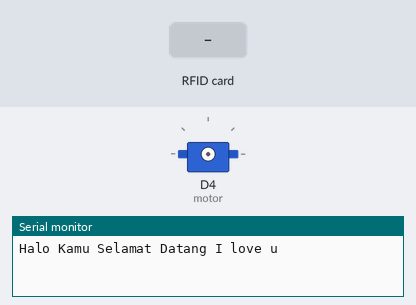
Bench run of a sketch on a simulated ESP8266 (NodeMCU). Parts: servo, the last lines printed to the serial monitor. Inputs (shaded band) come from the test bench. WiFi joins after 1.5 s; servers stay silent unless stated.

Above: at 3.0 s.
3.1 s: RFID card 04 EA F0 2B held to the reader
5.6 s: RFID card 5E 7A 19 C4 held to the reader
At 6.6 s:
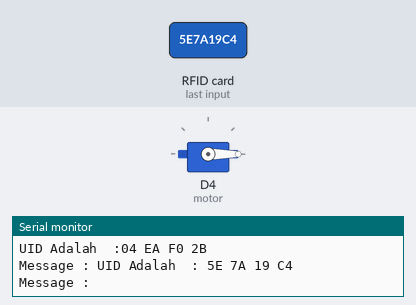
Timing chart, 0 to 8.6 s (numbered marks = the images above; inputs shaded):
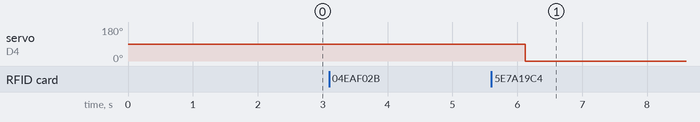

The sketch:

Card_connect.ino
```cpp
#define BLYNK_PRINT Serial
#include <SPI.h>
#include <ESP8266WiFi.h>
#include <BlynkSimpleEsp8266.h>
#include <MFRC522.h>
#include <Servo.h>

char auth[] = "**************************";
char ssid[] = "namahostpotmu";
char pass[] = "passwordhostpotmu";

#define SDA_PIN D2 //mendefinisikan SDA pin ke D2
#define RST_PIN D1 // Mendefinisikan RST pin ke D1
#define motor D4

Servo servo;

MFRC522 mfrc522(SDA_PIN, RST_PIN);// Setting mfrc dengan sda dan rst

WidgetLCD lcd(V1); // setting pin virtual LCD ke v1 di aplikasi blynk


void setup() {
  // put your setup code here, to run once:
  Serial.begin(9600);
  SPI.begin();
  Blynk.begin(auth, ssid, pass); // Inisiasi
  pinMode(motor, OUTPUT);

  Serial.println("Halo Kamu Selamat Datang I love u");
  Serial.println();

}

void loop() {
  // put your main code here, to run repeatedly:

  Blynk.run();
  if (! mfrc522.PICC_IsNewCardPresent())
  {
    return;
  }

  if ( ! mfrc522.PICC_ReadCardSerial())
  {
    return;
  }

  Serial.print("UID Adalah  :");
  String content = "";
  byte letter;

  for (byte i = 0; i < mfrc522.uid.size; i++)
  {
    Serial.print(mfrc522.uid.uidByte[i] < 0x10 ? "0" : " " );
    Serial.print(mfrc522.uid.uidByte[i], HEX);
    content.concat(String(mfrc522.uid.uidByte[i] < 0x10 ? " 0" : " "));
    content.concat(String(mfrc522.uid.uidByte[i], HEX));

  }
  Serial.println();
  Serial.print("Message : ");
  content.toUpperCase(); // UID dijadikan Huruf besar semua

  if (content.substring(1) == "04 EA F0 2B") // masukkan ID kartu / E-KTP disini
  {
    lcd.clear();
    lcd.print(0, 0, "UID for Card is"); // Menampilkan UID di LCD blynk
    lcd.print(0, 1, content);
    delay(1000);
    buka(); // fungsi untuk menggerakkan servo
  }

  else
  {
    lcd.clear();
    lcd.print(0, 0, "Invalid card"); // Menampilkan pesan ditolak di LCD blynk
    lcd.print(0, 1, "Access Denied");
  }

}
void buka() { // membuat fungsi untuk menggerakkan servo
  servo.attach(motor);
  servo.write(90);
  delay(2000);
  servo.write(0);

}
```
